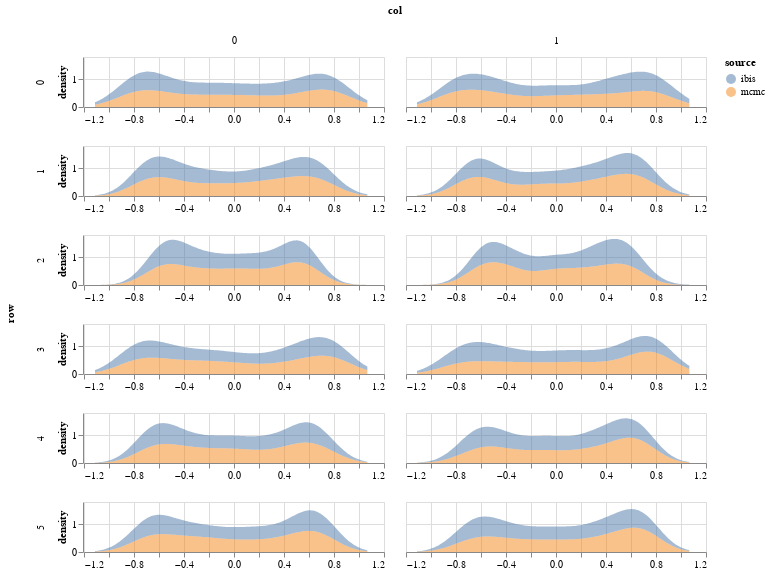

Here is the notebook cell this chart was saved with:
### Code cell
param = 'beta'
df = get_post_df(np.squeeze(ps[param]))
df['source'] = 'mcmc'
df2 = get_post_df(particles[param])
df2['source'] = 'ibis'

plot_density(pd.concat([df,df2]))

### Figure 1 — Vega-Lite specification as saved in the notebook (floating-point values rounded to 4 significant figures; data arrays with more than 128 entries replaced by an {"elided": "..."} marker saying what was removed)
{"config": {"view": {"continuousWidth": 400, "continuousHeight": 300}}, "data": {"name": "data-57dde5b368810df764d586aab511dd63"}, "mark": {"type": "area", "opacity": 0.5}, "encoding": {"color": {"type": "nominal", "field": "source"}, "column": {"type": "quantitative", "field": "col"}, "row": {"type": "quantitative", "field": "row"}, "x": {"type": "quantitative", "field": "value", "title": null}, "y": {"type": "quantitative", "field": "density"}}, "height": 50, "resolve": {"scale": {"x": "independent"}}, "transform": [{"fold": ["value"]}, {"density": "value", "groupby": ["cn", "row", "col", "source"]}], "width": 300, "$schema": "https://vega.github.io/schema/vega-lite/v4.8.1.json", "datasets": {"data-57dde5b368810df764d586aab511dd63": {"elided": "24000 records"}}}
